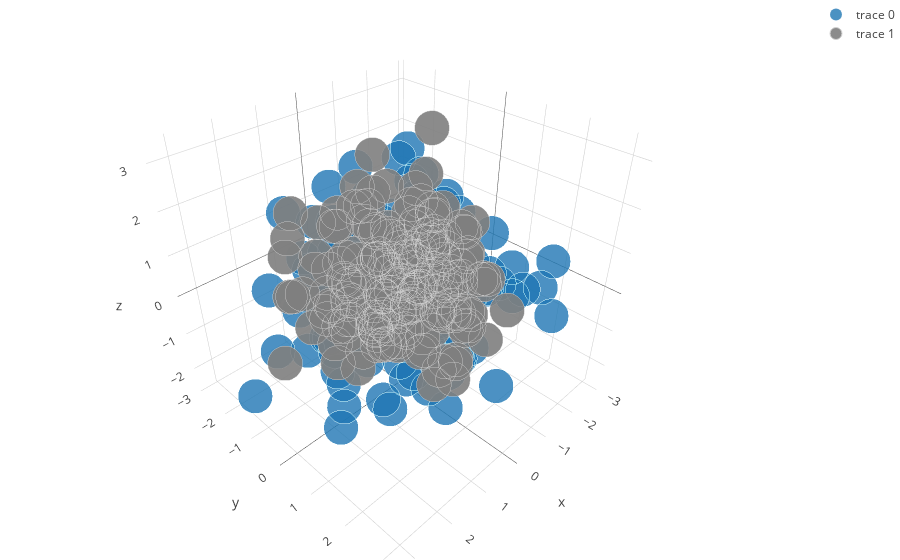

Notebook source saved alongside this figure:
### Code cell
import plotly.plotly as py
import plotly.graph_objs as go

import numpy as np

x, y, z = np.random.multivariate_normal(np.array([0,0,0]), np.eye(3), 200).transpose()
trace1 = go.Scatter3d(
    x=x,
    y=y,
    z=z,
    mode='markers',
    marker=dict(
        size=12,
        line=dict(
            color='rgba(217, 217, 217, 0.14)',
            width=0.5
        ),
        opacity=0.8
    )
)

x2, y2, z2 = np.random.multivariate_normal(np.array([0,0,0]), np.eye(3), 200).transpose()
trace2 = go.Scatter3d(
    x=x2,
    y=y2,
    z=z2,
    mode='markers',
    marker=dict(
        color='rgb(127, 127, 127)',
        size=12,
        symbol='circle',
        line=dict(
            color='rgb(204, 204, 204)',
            width=1
        ),
        opacity=0.9
    )
)
data = [trace1, trace2]
layout = go.Layout(
    margin=dict(
        l=0,
        r=0,
        b=0,
        t=0
    )
)
fig = go.Figure(data=data, layout=layout)
iplot(fig)

### Figure 1 — Plotly figure (JSON) as saved in the notebook; plotly's stock layout.template omitted (floating-point values rounded to 4 significant figures; data arrays with more than 128 entries replaced by an {"elided": "..."} marker saying what was removed)
{"data": [{"marker": {"line": {"color": "rgba(217, 217, 217, 0.14)", "width": 0.5}, "opacity": 0.8, "size": 12}, "mode": "markers", "type": "scatter3d", "x": {"elided": "200 float values"}, "y": {"elided": "200 float values"}, "z": {"elided": "200 float values"}}, {"marker": {"color": "rgb(127, 127, 127)", "line": {"color": "rgb(204, 204, 204)", "width": 1}, "opacity": 0.9, "size": 12, "symbol": "circle"}, "mode": "markers", "type": "scatter3d", "x": {"elided": "200 float values"}, "y": {"elided": "200 float values"}, "z": {"elided": "200 float values"}}], "layout": {"margin": {"b": 0, "l": 0, "r": 0, "t": 0}}}
